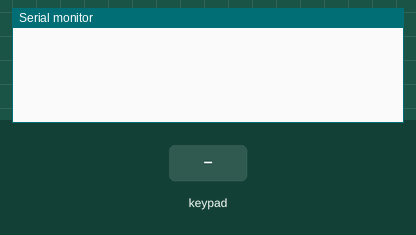
Simulated run of this sketch. Board: Arduino Uno, built with avr-gcc and run on an emulated ATmega328P. Parts: the last lines printed to the serial monitor. The inputs (shaded band) are chosen by the test bench.

Above: at 1.2 s.
1.3 s: key '3' pressed
At 2.2 s:
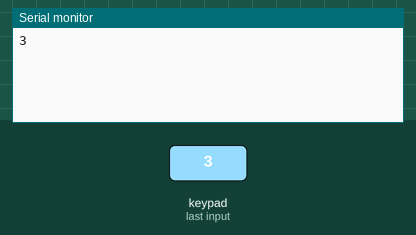
2.8 s: key 'A' pressed
At 3.4 s:
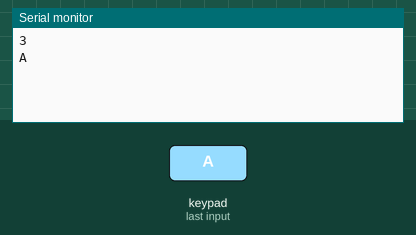
4.3 s: key 'B' pressed
At 4.6 s:
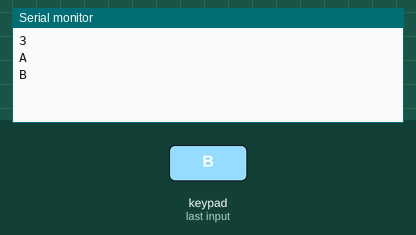
5.8 s: key 'C' pressed
At 7.0 s:
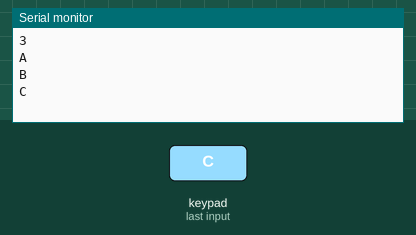
7.3 s: key '#' pressed
At 7.9 s:
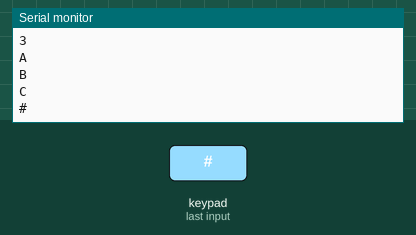
8.8 s: key 'D' pressed
At 9.1 s:
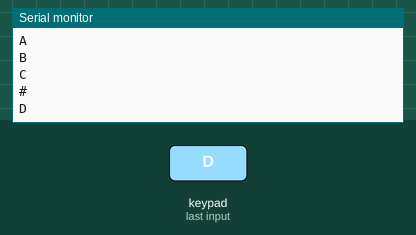

The sketch:

Key44.ino
```cpp
#include <Keypad.h>

const byte ROWS = 4; //four rows
const byte COLS = 4; //three columns
char keys[ROWS][COLS] = {

  {'3','2','A','3'},
  {'6','5','B','6'},
  {'9','8','C','7'},
  {'#','0','D','*'}
};
byte rowPins[ROWS] = {8, 9, 10,11}; //connect to the row pinouts of the keypad
byte colPins[COLS] = {A1,A0,12,13}; //connect to the column pinouts of the keypad

Keypad keypad = Keypad( makeKeymap(keys), rowPins, colPins, ROWS, COLS );

void setup(){
  Serial.begin(9600);
}

void loop(){
  char key = keypad.getKey();

  if (key != NO_KEY){
    Serial.println(key);
  }
}
```

Measured:
- after the input at 1.3 s, the serial monitor: prints a new line at once (image 1)
- after the input at 2.8 s, the serial monitor: prints a new line at once (image 2)
- after the input at 4.3 s, the serial monitor: prints a new line at once (image 3)
- after the input at 5.8 s, the serial monitor: prints a new line at once (image 4)
- after the input at 7.3 s, the serial monitor: prints a new line at once (image 5)
- after the input at 8.8 s, the serial monitor: prints a new line at once (image 6)
